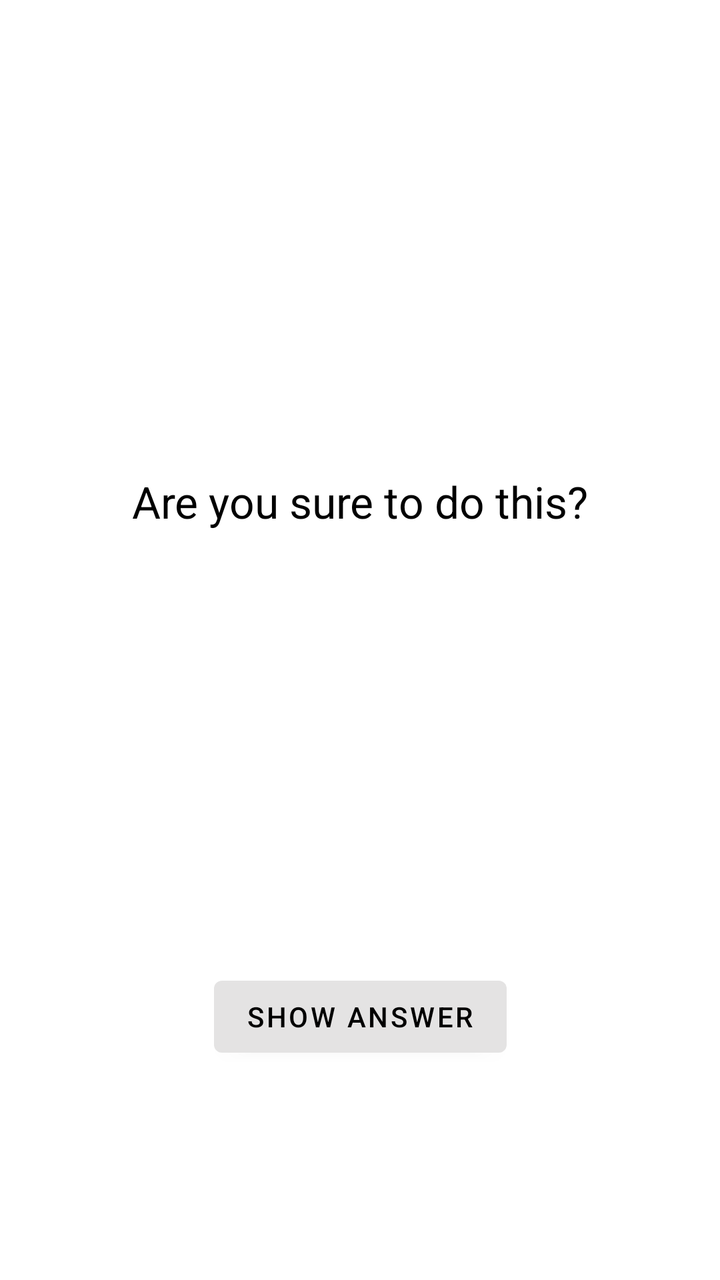
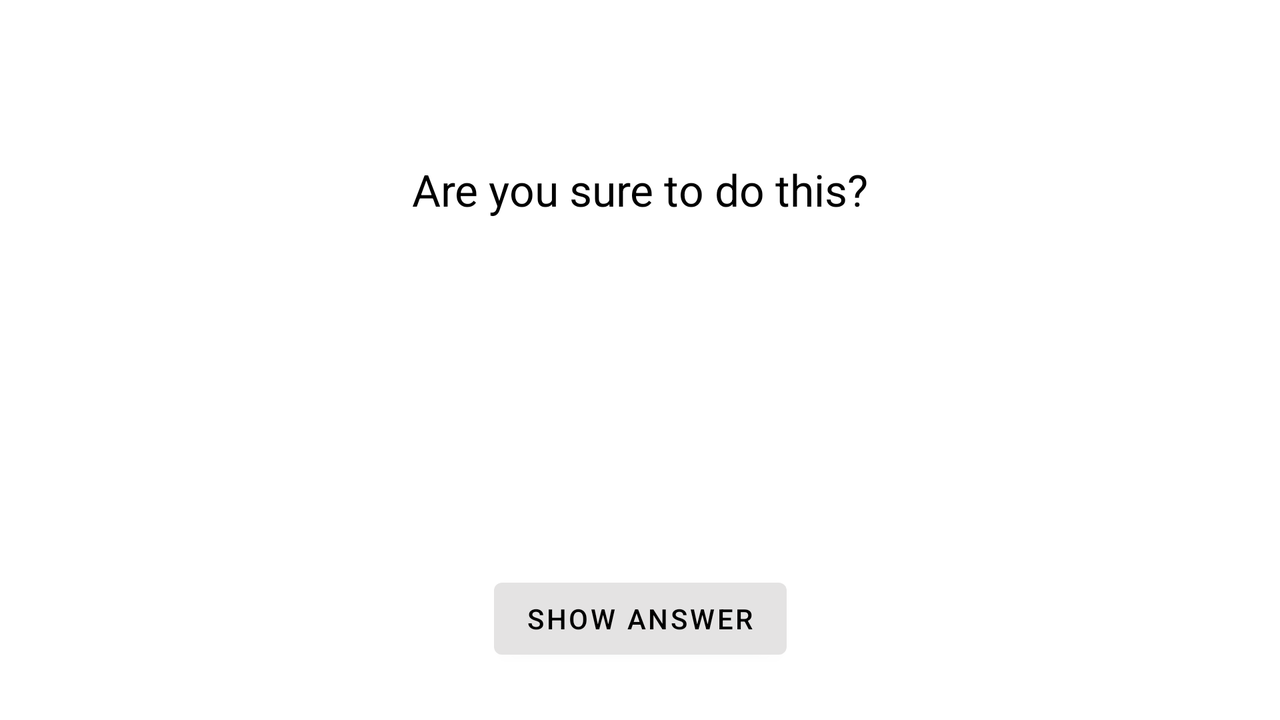

Compare how this app lays out the same screen by default and in its alternative resource folder. The renders come first, then the two layout files and the values they reference.
<!-- AndroidManifest.xml: application theme Theme.GeoQuizFragmentVaersion -->
<!-- res/layout/fragment_cheat.xml -->
<?xml version="1.0" encoding="utf-8"?>
<androidx.constraintlayout.widget.ConstraintLayout xmlns:android="http://schemas.android.com/apk/res/android"
    xmlns:app="http://schemas.android.com/apk/res-auto"
    xmlns:tools="http://schemas.android.com/tools"
    android:layout_width="match_parent"
    android:layout_height="match_parent">




    <TextView
        android:id="@+id/textView"
        android:layout_width="wrap_content"
        android:layout_height="wrap_content"
        android:layout_marginTop="236dp"
        android:text="Are you sure to do this?"
        android:textAllCaps="false"
        android:textColor="#000000"
        android:textSize="22sp"
        app:layout_constraintEnd_toEndOf="parent"
        app:layout_constraintStart_toStartOf="parent"
        app:layout_constraintTop_toTopOf="parent" />


    <TextView
        android:id="@+id/tvAnswer"
        android:layout_width="wrap_content"
        android:layout_height="wrap_content"
        android:layout_marginTop="128dp"
        android:textColor="#000000"
        android:textSize="20sp"
        app:layout_constraintEnd_toEndOf="parent"
        app:layout_constraintStart_toStartOf="parent"
        app:layout_constraintTop_toBottomOf="@+id/textView" />

    <Button
        android:id="@+id/btnShowAnswer"
        android:layout_width="wrap_content"
        android:layout_height="wrap_content"
        android:layout_marginTop="64dp"
        android:text="Show Answer"
        android:textColor="#000000"
        app:backgroundTint="#E4E3E3"
        app:layout_constraintEnd_toEndOf="parent"
        app:layout_constraintStart_toStartOf="parent"
        app:layout_constraintTop_toBottomOf="@+id/tvAnswer" />
</androidx.constraintlayout.widget.ConstraintLayout>
<!-- resources referenced by this layout -->
<resources>
  <style name="Theme.GeoQuizFragmentVaersion" parent="Theme.MaterialComponents.DayNight.NoActionBar">
          
          <item name="colorPrimary">@color/purple_500</item>
          <item name="colorPrimaryVariant">@color/purple_700</item>
          <item name="colorOnPrimary">@color/white</item>
          
          <item name="colorSecondary">@color/teal_200</item>
          <item name="colorSecondaryVariant">@color/teal_700</item>
          <item name="colorOnSecondary">@color/black</item>
          
          <item name="android:statusBarColor" tools:targetApi="l">?attr/colorPrimaryVariant</item>
          
      </style>
</resources>
<!-- res/layout-land/fragment_cheat.xml (the repository's variant of the layout above) -->
<!-- drawn on the phone turned sideways -->
<?xml version="1.0" encoding="utf-8"?>
<androidx.constraintlayout.widget.ConstraintLayout xmlns:android="http://schemas.android.com/apk/res/android"
    xmlns:app="http://schemas.android.com/apk/res-auto"
    xmlns:tools="http://schemas.android.com/tools"
    android:layout_width="match_parent"
    android:layout_height="match_parent">


    <Button
        android:id="@+id/btnShowAnswer"
        android:layout_width="wrap_content"
        android:layout_height="wrap_content"
        android:layout_marginTop="64dp"
        android:text="Show Answer"
        android:textColor="#000000"
        app:backgroundTint="#E4E3E3"
        app:layout_constraintBottom_toBottomOf="parent"
        app:layout_constraintEnd_toEndOf="parent"
        app:layout_constraintStart_toStartOf="parent"
        app:layout_constraintTop_toBottomOf="@+id/tvAnswer"
        app:layout_constraintVertical_bias="0.0" />

    <TextView
        android:id="@+id/textView"
        android:layout_width="wrap_content"
        android:layout_height="wrap_content"
        android:layout_marginTop="80dp"
        android:text="Are you sure to do this?"
        android:textAllCaps="false"
        android:textColor="#000000"
        android:textSize="22sp"
        app:layout_constraintEnd_toEndOf="parent"
        app:layout_constraintStart_toStartOf="parent"
        app:layout_constraintTop_toTopOf="parent" />

    <TextView
        android:id="@+id/tvAnswer"
        android:layout_width="136dp"
        android:layout_height="40dp"
        android:layout_marginTop="72dp"
        android:textAlignment="center"
        android:textColor="#000000"
        android:textSize="20sp"
        app:layout_constraintEnd_toEndOf="parent"
        app:layout_constraintHorizontal_bias="0.499"
        app:layout_constraintStart_toStartOf="parent"
        app:layout_constraintTop_toBottomOf="@+id/textView" />

</androidx.constraintlayout.widget.ConstraintLayout>
